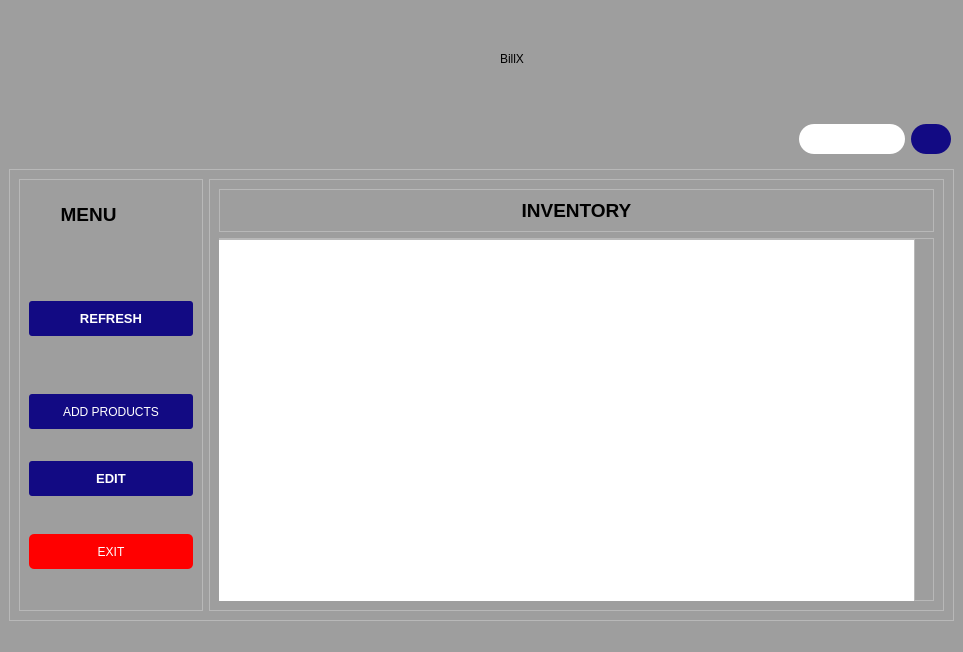
<?xml version="1.0" encoding="UTF-8"?>
<ui version="4.0">
 <class>Inventory</class>
 <widget class="QMainWindow" name="Inventory">
  <property name="geometry">
   <rect>
    <x>0</x>
    <y>0</y>
    <width>963</width>
    <height>652</height>
   </rect>
  </property>
  <property name="sizePolicy">
   <sizepolicy hsizetype="Preferred" vsizetype="Preferred">
    <horstretch>0</horstretch>
    <verstretch>0</verstretch>
   </sizepolicy>
  </property>
  <property name="minimumSize">
   <size>
    <width>963</width>
    <height>652</height>
   </size>
  </property>
  <property name="maximumSize">
   <size>
    <width>963</width>
    <height>652</height>
   </size>
  </property>
  <property name="windowTitle">
   <string>Inventory </string>
  </property>
  <property name="windowIcon">
   <iconset resource="Resource.qrc">
    <normaloff>:/img/logo/logo.png</normaloff>:/img/logo/logo.png</iconset>
  </property>
  <widget class="QWidget" name="centralwidget">
   <property name="styleSheet">
    <string notr="true">QWidget#centralwidget{
	background-color: rgb(158, 158, 158);
}</string>
   </property>
   <layout class="QVBoxLayout" name="verticalLayout">
    <item>
     <widget class="QWidget" name="toppanel2" native="true">
      <property name="sizePolicy">
       <sizepolicy hsizetype="Preferred" vsizetype="Minimum">
        <horstretch>0</horstretch>
        <verstretch>0</verstretch>
       </sizepolicy>
      </property>
      <property name="minimumSize">
       <size>
        <width>0</width>
        <height>10</height>
       </size>
      </property>
      <property name="styleSheet">
       <string notr="true"/>
      </property>
      <layout class="QHBoxLayout" name="toppanel">
       <item>
        <spacer name="horizontalSpacer_4">
         <property name="orientation">
          <enum>Qt::Horizontal</enum>
         </property>
         <property name="sizeHint" stdset="0">
          <size>
           <width>40</width>
           <height>20</height>
          </size>
         </property>
        </spacer>
       </item>
       <item>
        <widget class="QLabel" name="logo">
         <property name="sizePolicy">
          <sizepolicy hsizetype="Fixed" vsizetype="Fixed">
           <horstretch>0</horstretch>
           <verstretch>0</verstretch>
          </sizepolicy>
         </property>
         <property name="minimumSize">
          <size>
           <width>100</width>
           <height>100</height>
          </size>
         </property>
         <property name="styleSheet">
          <string notr="true">
border-image: url(:/img/logo/logo.png);</string>
         </property>
         <property name="text">
          <string/>
         </property>
        </widget>
       </item>
       <item>
        <widget class="QLabel" name="logoname">
         <property name="sizePolicy">
          <sizepolicy hsizetype="Fixed" vsizetype="Preferred">
           <horstretch>0</horstretch>
           <verstretch>0</verstretch>
          </sizepolicy>
         </property>
         <property name="minimumSize">
          <size>
           <width>70</width>
           <height>60</height>
          </size>
         </property>
         <property name="styleSheet">
          <string notr="true">font: 700 50pt &quot;Segoe UI&quot;;
color:black;</string>
         </property>
         <property name="text">
          <string>BillX</string>
         </property>
        </widget>
       </item>
       <item>
        <spacer name="horizontalSpacer">
         <property name="orientation">
          <enum>Qt::Horizontal</enum>
         </property>
         <property name="sizeHint" stdset="0">
          <size>
           <width>40</width>
           <height>20</height>
          </size>
         </property>
        </spacer>
       </item>
      </layout>
     </widget>
    </item>
    <item>
     <widget class="QWidget" name="toppanel3" native="true">
      <property name="styleSheet">
       <string notr="true"/>
      </property>
      <layout class="QHBoxLayout" name="horizontalLayout">
       <property name="rightMargin">
        <number>3</number>
       </property>
       <item>
        <widget class="QPushButton" name="pushButton">
         <property name="sizePolicy">
          <sizepolicy hsizetype="Fixed" vsizetype="Fixed">
           <horstretch>0</horstretch>
           <verstretch>0</verstretch>
          </sizepolicy>
         </property>
         <property name="minimumSize">
          <size>
           <width>40</width>
           <height>30</height>
          </size>
         </property>
         <property name="styleSheet">
          <string notr="true">

#pushButton{
border-radius:15px;
}
</string>
         </property>
         <property name="text">
          <string/>
         </property>
         <property name="icon">
          <iconset>
           <normaloff>:/icons/add.png</normaloff>:/icons/add.png</iconset>
         </property>
         <property name="iconSize">
          <size>
           <width>30</width>
           <height>30</height>
          </size>
         </property>
        </widget>
       </item>
       <item>
        <spacer name="horizontalSpacer_2">
         <property name="orientation">
          <enum>Qt::Horizontal</enum>
         </property>
         <property name="sizeHint" stdset="0">
          <size>
           <width>40</width>
           <height>10</height>
          </size>
         </property>
        </spacer>
       </item>
       <item>
        <widget class="QLineEdit" name="search">
         <property name="sizePolicy">
          <sizepolicy hsizetype="Fixed" vsizetype="Fixed">
           <horstretch>0</horstretch>
           <verstretch>0</verstretch>
          </sizepolicy>
         </property>
         <property name="minimumSize">
          <size>
           <width>0</width>
           <height>30</height>
          </size>
         </property>
         <property name="styleSheet">
          <string notr="true">border:1px white;
color:black;
border-radius:15px;
background-color:white;</string>
         </property>
         <property name="text">
          <string/>
         </property>
         <property name="alignment">
          <set>Qt::AlignCenter</set>
         </property>
        </widget>
       </item>
       <item>
        <widget class="QPushButton" name="searchbutton">
         <property name="sizePolicy">
          <sizepolicy hsizetype="Fixed" vsizetype="Fixed">
           <horstretch>0</horstretch>
           <verstretch>0</verstretch>
          </sizepolicy>
         </property>
         <property name="minimumSize">
          <size>
           <width>40</width>
           <height>30</height>
          </size>
         </property>
         <property name="styleSheet">
          <string notr="true">background-color:rgb(18,10,131);
color: white;
font: 700 10pt &quot;Segoe UI&quot;;
border:1px white;
border-radius:15px;</string>
         </property>
         <property name="text">
          <string/>
         </property>
         <property name="icon">
          <iconset>
           <normaloff>:/icons/search.png</normaloff>:/icons/search.png</iconset>
         </property>
         <property name="iconSize">
          <size>
           <width>30</width>
           <height>30</height>
          </size>
         </property>
        </widget>
       </item>
      </layout>
     </widget>
    </item>
    <item>
     <widget class="QFrame" name="frame">
      <property name="sizePolicy">
       <sizepolicy hsizetype="Preferred" vsizetype="Preferred">
        <horstretch>0</horstretch>
        <verstretch>1</verstretch>
       </sizepolicy>
      </property>
      <property name="frameShape">
       <enum>QFrame::StyledPanel</enum>
      </property>
      <property name="frameShadow">
       <enum>QFrame::Raised</enum>
      </property>
      <layout class="QHBoxLayout" name="horizontalLayout_4">
       <item>
        <widget class="QFrame" name="frame_2">
         <property name="sizePolicy">
          <sizepolicy hsizetype="Preferred" vsizetype="Preferred">
           <horstretch>1</horstretch>
           <verstretch>0</verstretch>
          </sizepolicy>
         </property>
         <property name="styleSheet">
          <string notr="true">
color:white;
    
     


</string>
         </property>
         <property name="frameShape">
          <enum>QFrame::StyledPanel</enum>
         </property>
         <property name="frameShadow">
          <enum>QFrame::Raised</enum>
         </property>
         <layout class="QFormLayout" name="formLayout_2">
          <item row="0" column="0" colspan="2">
           <widget class="QLabel" name="label_3">
            <property name="sizePolicy">
             <sizepolicy hsizetype="Preferred" vsizetype="Preferred">
              <horstretch>0</horstretch>
              <verstretch>0</verstretch>
             </sizepolicy>
            </property>
            <property name="minimumSize">
             <size>
              <width>50</width>
              <height>50</height>
             </size>
            </property>
            <property name="font">
             <font>
              <pointsize>14</pointsize>
              <italic>false</italic>
              <bold>true</bold>
             </font>
            </property>
            <property name="styleSheet">
             <string notr="true">color:black;</string>
            </property>
            <property name="text">
             <string>      MENU</string>
            </property>
           </widget>
          </item>
          <item row="1" column="0" colspan="2">
           <spacer name="horizontalSpacer_3">
            <property name="orientation">
             <enum>Qt::Horizontal</enum>
            </property>
            <property name="sizeHint" stdset="0">
             <size>
              <width>40</width>
              <height>50</height>
             </size>
            </property>
           </spacer>
          </item>
          <item row="2" column="0" colspan="2">
           <widget class="QPushButton" name="pushButton_2">
            <property name="sizePolicy">
             <sizepolicy hsizetype="Preferred" vsizetype="Preferred">
              <horstretch>0</horstretch>
              <verstretch>0</verstretch>
             </sizepolicy>
            </property>
            <property name="minimumSize">
             <size>
              <width>0</width>
              <height>35</height>
             </size>
            </property>
            <property name="font">
             <font>
              <pointsize>10</pointsize>
              <italic>false</italic>
              <bold>true</bold>
             </font>
            </property>
            <property name="styleSheet">
             <string notr="true">background-color: rgb(18,10,131);
font: 700 10pt &quot;Segoe UI&quot;;
color: rgb(255, 255, 255);
border: 1px;
border-radius: 3px;
</string>
            </property>
            <property name="text">
             <string>REFRESH</string>
            </property>
           </widget>
          </item>
          <item row="3" column="0">
           <spacer name="verticalSpacer_2">
            <property name="orientation">
             <enum>Qt::Vertical</enum>
            </property>
            <property name="sizeHint" stdset="0">
             <size>
              <width>20</width>
              <height>40</height>
             </size>
            </property>
           </spacer>
          </item>
          <item row="4" column="0" colspan="2">
           <spacer name="horizontalSpacer_5">
            <property name="orientation">
             <enum>Qt::Horizontal</enum>
            </property>
            <property name="sizeHint" stdset="0">
             <size>
              <width>40</width>
              <height>40</height>
             </size>
            </property>
           </spacer>
          </item>
          <item row="5" column="0" colspan="2">
           <widget class="QPushButton" name="pushbutton_addproduct">
            <property name="minimumSize">
             <size>
              <width>0</width>
              <height>35</height>
             </size>
            </property>
            <property name="styleSheet">
             <string notr="true">background-color: rgb(18,10,131);
font: 700 10pt &quot;Segoe UI&quot;;
color: rgb(255, 255, 255);
border: 1px;
border-radius: 3px;
</string>
            </property>
            <property name="text">
             <string>ADD PRODUCTS</string>
            </property>
           </widget>
          </item>
          <item row="6" column="0" colspan="2">
           <spacer name="horizontalSpacer_8">
            <property name="orientation">
             <enum>Qt::Horizontal</enum>
            </property>
            <property name="sizeHint" stdset="0">
             <size>
              <width>40</width>
              <height>20</height>
             </size>
            </property>
           </spacer>
          </item>
          <item row="7" column="0" colspan="2">
           <widget class="QPushButton" name="pushButton_3">
            <property name="sizePolicy">
             <sizepolicy hsizetype="Preferred" vsizetype="Preferred">
              <horstretch>0</horstretch>
              <verstretch>0</verstretch>
             </sizepolicy>
            </property>
            <property name="minimumSize">
             <size>
              <width>0</width>
              <height>35</height>
             </size>
            </property>
            <property name="font">
             <font>
              <pointsize>10</pointsize>
              <italic>false</italic>
              <bold>true</bold>
             </font>
            </property>
            <property name="styleSheet">
             <string notr="true">background-color: rgb(18,10,131);
font: 700 10pt &quot;Segoe UI&quot;;
color: rgb(255, 255, 255);
border: 1px;
border-radius: 3px;
</string>
            </property>
            <property name="text">
             <string>EDIT</string>
            </property>
           </widget>
          </item>
          <item row="8" column="0" colspan="2">
           <spacer name="horizontalSpacer_6">
            <property name="orientation">
             <enum>Qt::Horizontal</enum>
            </property>
            <property name="sizeHint" stdset="0">
             <size>
              <width>40</width>
              <height>20</height>
             </size>
            </property>
           </spacer>
          </item>
          <item row="9" column="0">
           <spacer name="verticalSpacer_3">
            <property name="orientation">
             <enum>Qt::Vertical</enum>
            </property>
            <property name="sizeHint" stdset="0">
             <size>
              <width>20</width>
              <height>40</height>
             </size>
            </property>
           </spacer>
          </item>
          <item row="10" column="0" colspan="2">
           <widget class="QPushButton" name="pushButton_4">
            <property name="minimumSize">
             <size>
              <width>0</width>
              <height>35</height>
             </size>
            </property>
            <property name="styleSheet">
             <string notr="true">background-color:rgb(255, 0, 0);
color: white;
font: 700 10pt &quot;Segoe UI&quot;;
border: 1pz solid black;
border-radius: 5px;</string>
            </property>
            <property name="text">
             <string>EXIT</string>
            </property>
           </widget>
          </item>
          <item row="11" column="0" colspan="2">
           <spacer name="horizontalSpacer_7">
            <property name="orientation">
             <enum>Qt::Horizontal</enum>
            </property>
            <property name="sizeHint" stdset="0">
             <size>
              <width>40</width>
              <height>20</height>
             </size>
            </property>
           </spacer>
          </item>
          <item row="12" column="0">
           <spacer name="verticalSpacer_4">
            <property name="orientation">
             <enum>Qt::Vertical</enum>
            </property>
            <property name="sizeHint" stdset="0">
             <size>
              <width>20</width>
              <height>40</height>
             </size>
            </property>
           </spacer>
          </item>
         </layout>
        </widget>
       </item>
       <item>
        <widget class="QFrame" name="frame_3">
         <property name="sizePolicy">
          <sizepolicy hsizetype="Preferred" vsizetype="Preferred">
           <horstretch>4</horstretch>
           <verstretch>0</verstretch>
          </sizepolicy>
         </property>
         <property name="frameShape">
          <enum>QFrame::StyledPanel</enum>
         </property>
         <property name="frameShadow">
          <enum>QFrame::Raised</enum>
         </property>
         <layout class="QVBoxLayout" name="verticalLayout_2">
          <item>
           <widget class="QFrame" name="frame_4">
            <property name="sizePolicy">
             <sizepolicy hsizetype="Preferred" vsizetype="Preferred">
              <horstretch>0</horstretch>
              <verstretch>1</verstretch>
             </sizepolicy>
            </property>
            <property name="styleSheet">
             <string notr="true"/>
            </property>
            <property name="frameShape">
             <enum>QFrame::StyledPanel</enum>
            </property>
            <property name="frameShadow">
             <enum>QFrame::Raised</enum>
            </property>
            <layout class="QHBoxLayout" name="horizontalLayout_5">
             <item>
              <widget class="QLabel" name="label_4">
               <property name="font">
                <font>
                 <pointsize>14</pointsize>
                 <bold>true</bold>
                </font>
               </property>
               <property name="styleSheet">
                <string notr="true">color:black;</string>
               </property>
               <property name="text">
                <string>INVENTORY</string>
               </property>
               <property name="alignment">
                <set>Qt::AlignCenter</set>
               </property>
              </widget>
             </item>
            </layout>
           </widget>
          </item>
          <item>
           <widget class="QFrame" name="frame_5">
            <property name="sizePolicy">
             <sizepolicy hsizetype="Preferred" vsizetype="Preferred">
              <horstretch>0</horstretch>
              <verstretch>20</verstretch>
             </sizepolicy>
            </property>
            <property name="frameShape">
             <enum>QFrame::StyledPanel</enum>
            </property>
            <property name="frameShadow">
             <enum>QFrame::Raised</enum>
            </property>
            <widget class="QTableView" name="tableView">
             <property name="geometry">
              <rect>
               <x>-5</x>
               <y>1</y>
               <width>701</width>
               <height>371</height>
              </rect>
             </property>
             <property name="sizePolicy">
              <sizepolicy hsizetype="MinimumExpanding" vsizetype="MinimumExpanding">
               <horstretch>0</horstretch>
               <verstretch>0</verstretch>
              </sizepolicy>
             </property>
            </widget>
           </widget>
          </item>
         </layout>
        </widget>
       </item>
      </layout>
     </widget>
    </item>
    <item>
     <spacer name="verticalSpacer">
      <property name="orientation">
       <enum>Qt::Vertical</enum>
      </property>
      <property name="sizeHint" stdset="0">
       <size>
        <width>20</width>
        <height>40</height>
       </size>
      </property>
     </spacer>
    </item>
   </layout>
  </widget>
 </widget>
 <resources>
  <include location="Resource.qrc"/>
 </resources>
 <connections/>
</ui>
